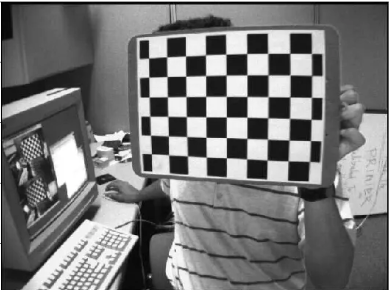
#> input picture week3/Capture.PNG, 390 x 290 px, found by its file name
$ jupyter execute --allow-errors FFT.ipynb
#> lines starting #> are read from the running program, lines starting #| are printed output that depends on the picture
#fft

[cell 1]
import cv2
import numpy as np
import matplotlib.pyplot as plt
from math import sqrt,exp

[cell 2]
plt.figure(figsize=(6.4*5, 4.8*5), constrained_layout=False)

img = cv2.imread("/content/Capture.PNG", 0)
#> img: shape (290, 390); min 0, max 255, mean 118.1
plt.subplot(151)
plt.imshow(img, "gray")
plt.title("Original Image")

original = np.fft.fft2(img)
plt.subplot(152)
plt.imshow(np.log(1+np.abs(original)), "gray")
plt.title("Spectrum")

center = np.fft.fftshift(original)
plt.subplot(153)
plt.imshow(np.log(1+np.abs(center)), "gray")
plt.title("Centered Spectrum")

inv_center = np.fft.ifftshift(center)
plt.subplot(154)
plt.imshow(np.log(1+np.abs(inv_center)), "gray")
plt.title("Decentralized")

processed_img = np.fft.ifft2(inv_center)
plt.subplot(155)
plt.imshow(np.abs(processed_img), "gray")
plt.title("Processed Image")

plt.show()
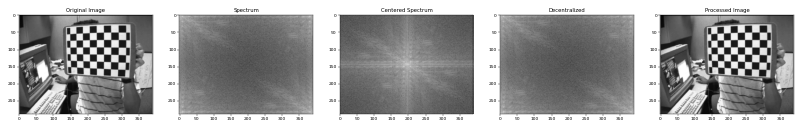
#> figure drawn by matplotlib, 5 panels

[cell 3]
plt.figure(figsize=(6.4*5, 4.8*5), constrained_layout=False)

img = cv2.imread("left01.jpg", 0)

#> (the rest of this cell did not finish here and is left out)

[cell 4]
def distance(point1,point2):
    return sqrt((point1[0]-point2[0])**2 + (point1[1]-point2[1])**2)

def idealFilterLP(D0,imgShape):
#> called with D0 = 50, imgShape = (290, 390)
    base = np.zeros(imgShape[:2])
    rows, cols = imgShape[:2]
    center = (rows/2,cols/2)
    for x in range(cols):
        for y in range(rows):
            if distance((y,x),center) < D0:
                base[y,x] = 1
    return base

def idealFilterHP(D0,imgShape):
    base = np.ones(imgShape[:2])
    rows, cols = imgShape[:2]
    center = (rows/2,cols/2)
    for x in range(cols):
        for y in range(rows):
            if distance((y,x),center) < D0:
                base[y,x] = 0
    return base

[cell 5]
img = cv2.imread("/content/Capture.PNG", 0)
original = np.fft.fft2(img)
center = np.fft.fftshift(original)

plt.figure(figsize=(6.4*5, 4.8*5), constrained_layout=False)

plt.subplot(151), plt.imshow(np.log(1+np.abs(center)), "gray"), plt.title("Spectrum")

LowPass = idealFilterLP(50,img.shape)
plt.subplot(152), plt.imshow(np.abs(LowPass), "gray"), plt.title("Low Pass Filter")

LowPassCenter = center * idealFilterLP(50,img.shape)
plt.subplot(153), plt.imshow(np.log(1+np.abs(LowPassCenter)), "gray"), plt.title("Centered Spectrum multiply Low Pass Filter")

LowPass = np.fft.ifftshift(LowPassCenter)
plt.subplot(154), plt.imshow(np.log(1+np.abs(LowPass)), "gray"), plt.title("Decentralize")

inverse_LowPass = np.fft.ifft2(LowPass)
plt.subplot(155), plt.imshow(np.abs(inverse_LowPass), "gray"), plt.title("Processed Image")

plt.show()
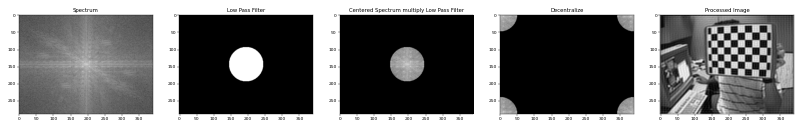
#> figure drawn by matplotlib, 5 panels

[cell 6]
img = cv2.imread("/content/Capture.PNG", 0)
original = np.fft.fft2(img)
center = np.fft.fftshift(original)

plt.figure(figsize=(6.4*5, 4.8*5), constrained_layout=False)

plt.subplot(151), plt.imshow(np.log(1+np.abs(center)), "gray"), plt.title("Spectrum")

HighPass = idealFilterHP(50,img.shape)
plt.subplot(152), plt.imshow(np.abs(HighPass), "gray"), plt.title("High Pass Filter")

HighPassCenter = center * idealFilterHP(50,img.shape)
plt.subplot(153), plt.imshow(np.log(1+np.abs(HighPassCenter)), "gray"), plt.title("Centered Spectrum multiply High Pass Filter")

HighPass = np.fft.ifftshift(HighPassCenter)
plt.subplot(154), plt.imshow(np.log(1+np.abs(HighPass)), "gray"), plt.title("Decentralize")

inverse_HighPass = np.fft.ifft2(HighPass)
plt.subplot(155), plt.imshow(np.abs(inverse_HighPass), "gray"), plt.title("Processed Image")

plt.show()
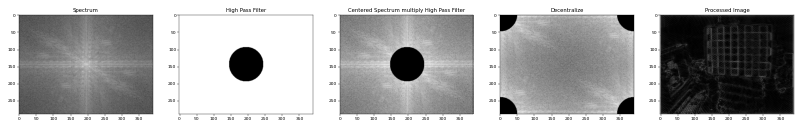
#> figure drawn by matplotlib, 5 panels
